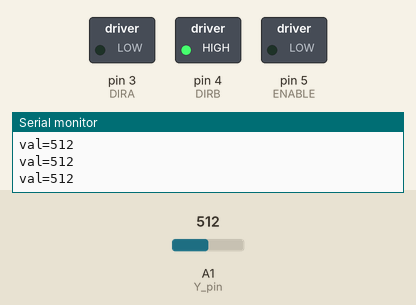
A sketch run on a simulated Arduino Uno, built with avr-gcc and run on an emulated ATmega328P. On the bench: switched loads named in the sketch (green lamp = pin HIGH), the last lines printed to the serial monitor. The test bench sets the inputs (shaded band); at power-on: A1 (Y_pin) = 512.

Above: at 1.2 s.
1.3 s: A1 (Y_pin) set to 988
At 2.0 s:
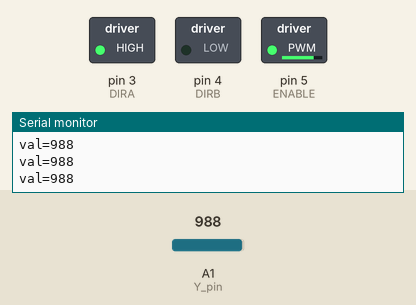
2.8 s: A1 (Y_pin) set to 1009
4.3 s: A1 (Y_pin) set to 0
At 5.2 s:
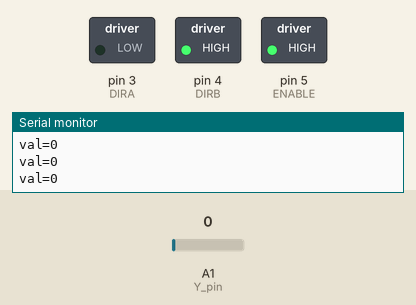
5.8 s: A1 (Y_pin) set to 110
At 6.4 s:
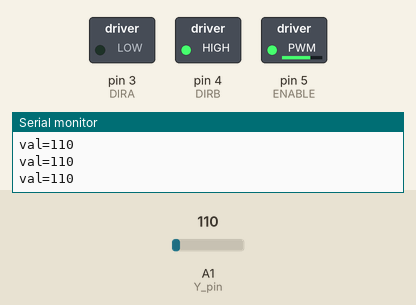
7.3 s: A1 (Y_pin) set to 239
10.3 s: A1 (Y_pin) set to 260
At 11.1 s:
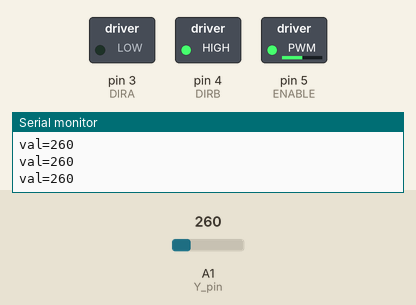
Timing chart, 0 to 12.8 s (numbered marks = the images above; inputs shaded):
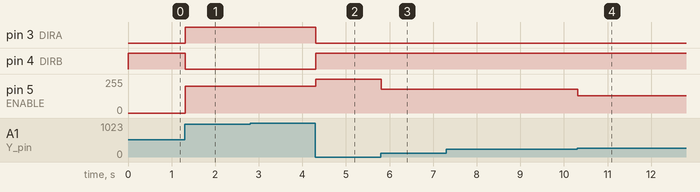

Measured:
- the behaviour switches between 250 and 251 on A1 (Y_pin) (found by bisection; images 3 and 4)
- after the input at 1.3 s, pin 3 (DIRA): LOW → HIGH at once; pin 4 (DIRB): HIGH → LOW at once; pin 5 (ENABLE): 0/255 → 200/255 at once
- after the input at 4.3 s, pin 3 (DIRA): HIGH → LOW at once; pin 4 (DIRB): LOW → HIGH at once; pin 5 (ENABLE): 200/255 → 255/255 at once
- after the input at 5.8 s, pin 5 (ENABLE): 255/255 → 180/255 at once
- after the input at 10.3 s, pin 5 (ENABLE): 180/255 → 128/255 at once

The sketch:

Joysticks_Fan_Motor.ino
```cpp
//www.elegoo.com
//2018.8.20
/*
  This example use the Y-axle of joystick to control the DC Motor
*/

const int Y_pin = 1; // analog pin connected to Y output

#define ENABLE 5
#define DIRA 3
#define DIRB 4

int i;

void setup() {
  //---set pin direction
  pinMode(ENABLE,OUTPUT);
  pinMode(DIRA,OUTPUT);
  pinMode(DIRB,OUTPUT);
  Serial.begin(9600);
}

void loop() {
    long y;
  y = analogRead(Y_pin);
  Serial.print("val=");
  Serial.println(y);
  if(y == 0){
    analogWrite(ENABLE,255);
    digitalWrite(DIRA,LOW); //one way
    digitalWrite(DIRB,HIGH);
    }
  if(y>0&&y<100){
    analogWrite(ENABLE,200);
    digitalWrite(DIRA,LOW); //one way
    digitalWrite(DIRB,HIGH);
    }
  if(y>100&&y<250){
    analogWrite(ENABLE,180);
    digitalWrite(DIRA,LOW); //one way
    digitalWrite(DIRB,HIGH);
    }
  if(y>250&&y<400){
    analogWrite(ENABLE,128);
    digitalWrite(DIRA,LOW); //one way
    digitalWrite(DIRB,HIGH);
    }
  if(y>400&&y<500){
    analogWrite(ENABLE,80);
    digitalWrite(DIRA,LOW); //one way
    digitalWrite(DIRB,HIGH);
    }
  if(y>500&&y<600){
    analogWrite(ENABLE,0);
    digitalWrite(DIRA,LOW); //one way
    digitalWrite(DIRB,HIGH);
    }
  if(y == 1023){
    analogWrite(ENABLE,255);
    digitalWrite(DIRA,HIGH); //revers
    digitalWrite(DIRB,LOW);
    }
  if(y>923&&y<1023){
    analogWrite(ENABLE,200);
    digitalWrite(DIRA,HIGH); //revers
    digitalWrite(DIRB,LOW);
    }
  if(y>800&&y<923){
    analogWrite(ENABLE,180);
    digitalWrite(DIRA,HIGH); //revers
    digitalWrite(DIRB,LOW);
    }
  if(y>700&&y<800){
    analogWrite(ENABLE,128);
    digitalWrite(DIRA,HIGH); //revers
    digitalWrite(DIRB,LOW);
    }
  if(y>600&&y<700){
    analogWrite(ENABLE,80);
    digitalWrite(DIRA,HIGH); //revers
    digitalWrite(DIRB,LOW);
    }
}
```
